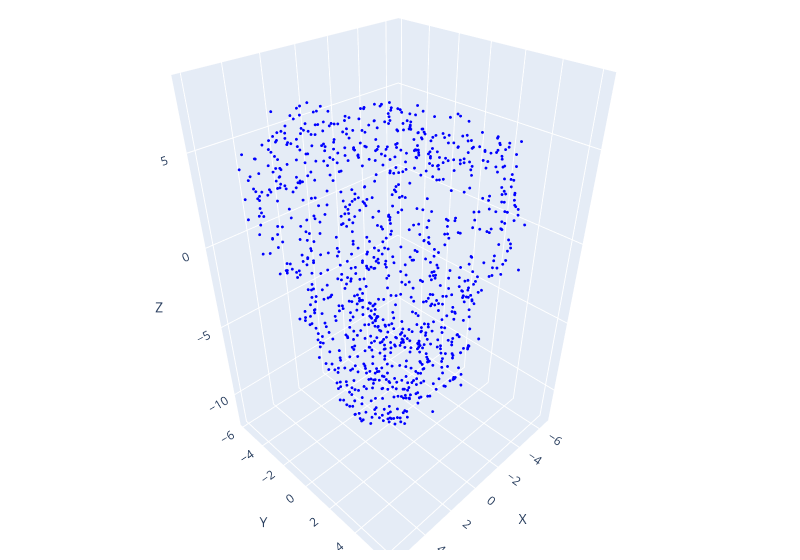
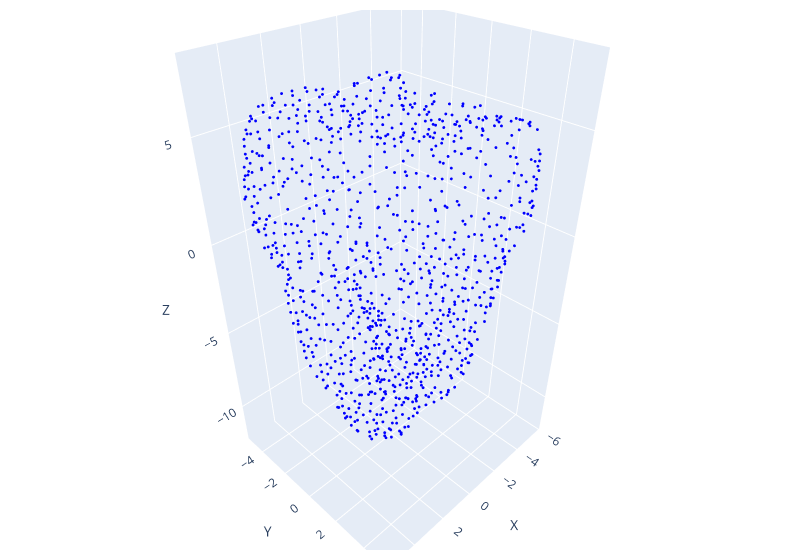

The notebook cell these images were saved under, in order:
### Code cell
# predict points
# Initialize model
POINT_DIM = 3 
hidden_features = 64
latent_dim = 32

model_epoch = 20

model = DiffusionNetAutoencoder(POINT_DIM, hidden_features, latent_dim)
model.load_state_dict(torch.load(f'models/best_model_epoch_{model_epoch}.pth'))
model.eval().to("cpu")

points_to_pred = torch.from_numpy(np.array(pointsOrig1, dtype=np.float32))
# points_to_pred += 10
batch = PointCloudDataset((points_to_pred,), k=6)
pred, _ = model(batch[0].x, batch[0].edge_index, batch[0].edge_weight)
points = pred.detach().numpy()
# points = points_to_pred
points.shape # (1024, 3)

plot_points(points, epoch=None)
plot_points(points_to_pred, epoch=None)

### Figure 1 — Plotly figure (JSON) as saved in the notebook; plotly's stock layout.template omitted (floating-point values rounded to 4 significant figures; data arrays with more than 128 entries replaced by an {"elided": "..."} marker saying what was removed)
{"data": [{"marker": {"color": "blue", "size": 1}, "mode": "markers", "type": "scatter3d", "x": {"elided": "1024 float values"}, "y": {"elided": "1024 float values"}, "z": {"elided": "1024 float values"}}], "layout": {"margin": {"b": 10, "l": 10, "r": 20, "t": 10}, "scene": {"xaxis": {"title": {"text": "X"}}, "yaxis": {"title": {"text": "Y"}}, "zaxis": {"title": {"text": "Z"}}}, "width": 800}}

### Figure 2 — Plotly figure (JSON) as saved in the notebook; plotly's stock layout.template omitted (floating-point values rounded to 4 significant figures; data arrays with more than 128 entries replaced by an {"elided": "..."} marker saying what was removed)
{"data": [{"marker": {"color": "blue", "size": 1}, "mode": "markers", "type": "scatter3d", "x": {"elided": "1024 float values"}, "y": {"elided": "1024 float values"}, "z": {"elided": "1024 float values"}}], "layout": {"margin": {"b": 10, "l": 10, "r": 20, "t": 10}, "scene": {"xaxis": {"title": {"text": "X"}}, "yaxis": {"title": {"text": "Y"}}, "zaxis": {"title": {"text": "Z"}}}, "width": 800}}
